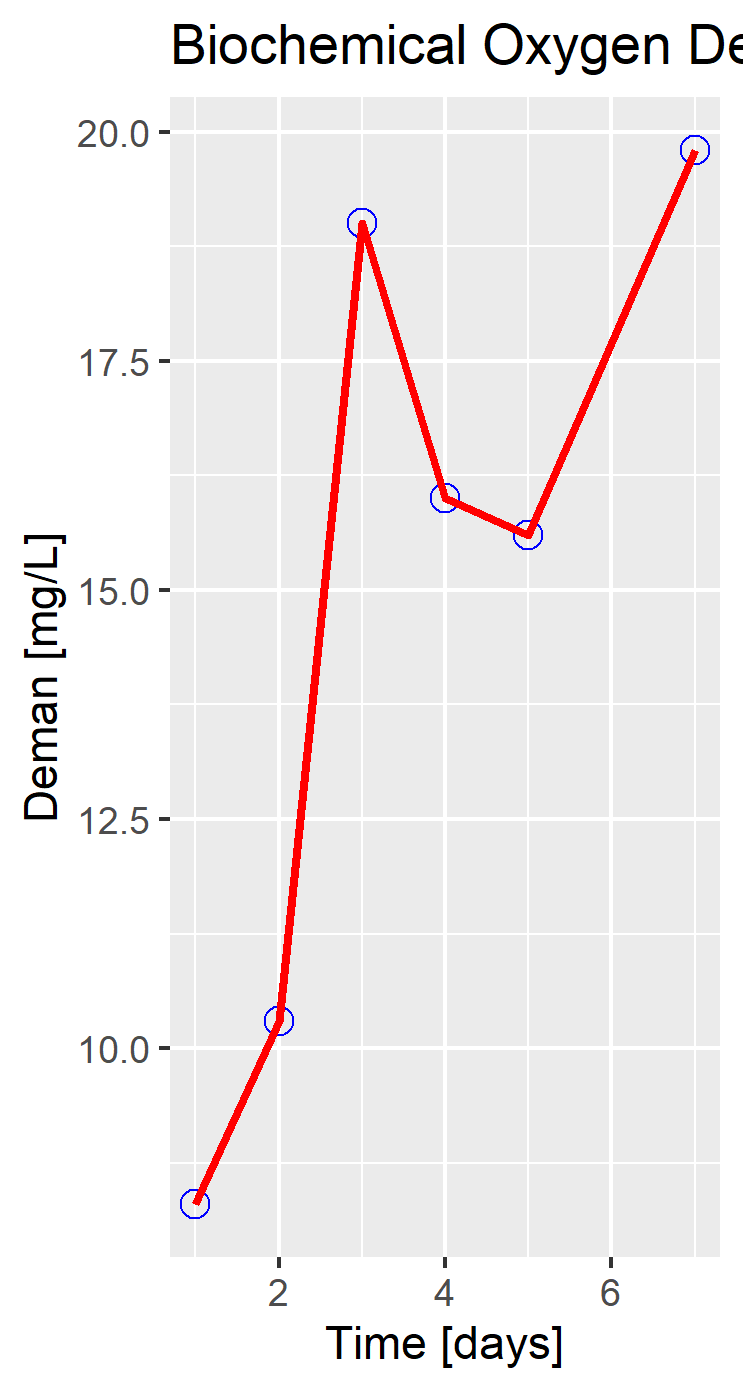

Here is the R script that generated this plot:
# File: R_Data_visualization_a.R
# Course: Ch4.R.Data.Visualization
# Section: load dataset BOD in R 
#         geom_point, geom_line,
#         ggtitle, xlab, ylab
#         ggsave
# Author: vvn weian chao, CoLLab cc, [email redacted]
# Date: 2021-10-25

install.packages("ggplot2")
library(ggplot2)

# load datasets in R: BOD
data()
# Biochemical Oxygen Demand
head(BOD)
?BOD
names(BOD)
# Time- time of measurement [days]
# biochemical oxygen demand [mg/l]


ggplot(data = BOD,
       mapping = aes(x = Time, y = demand))+
  geom_point(size = 3, color = "blue", shape = 1)+
  geom_line(size = 1, color = "red", linetype = 1)+
  xlab("Time [days]")+
  ylab("Deman [mg/L]")+
  ggtitle("Biochemical Oxygen Demand")
# get working directory
  getwd()
  setwd("D:/110_1_Engineering_Statistics/Ch4.R.Visualization")
  ggsave("R_Data_Visualization_a.png")

